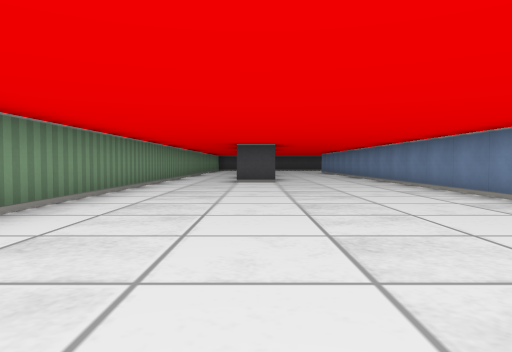
[1] (above)

24 first-person views from a walk through a cub3D ray-caster map. The camera is about half as high as the walls, tilts 2° down and sees 70° across. The floor is counted in squares. Each view is taken from the middle of a square. On the plan, view 1 faces up. The plan holds only what a view shows up to about 9 squares ahead; the rest is blank.

[2]
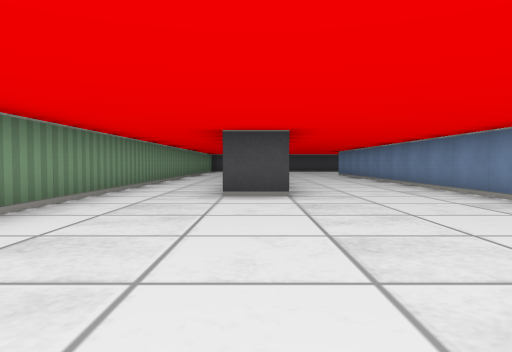

[3]
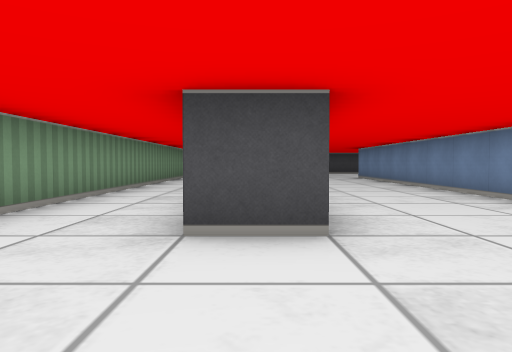

[4]
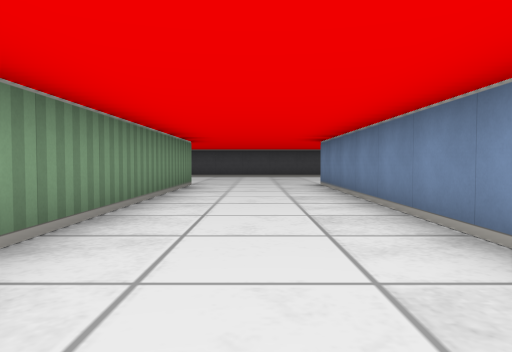

[5]
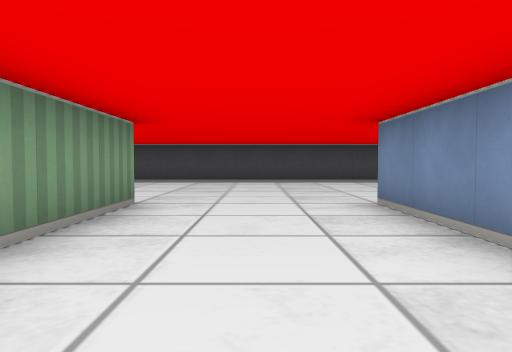

[6]
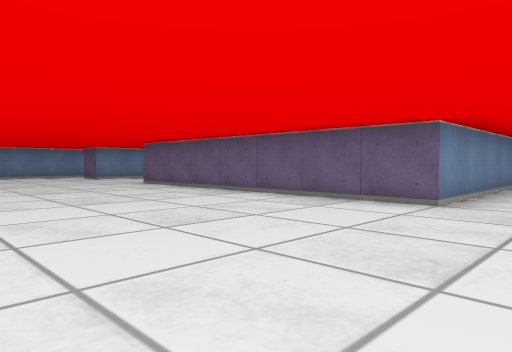

[7]
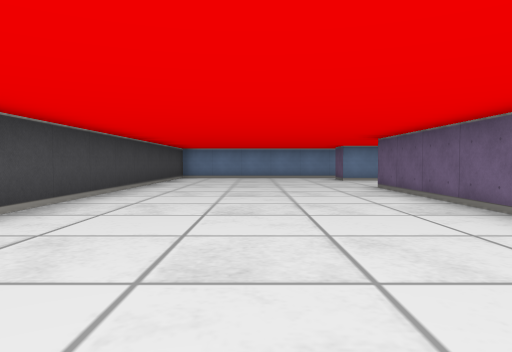

[8]
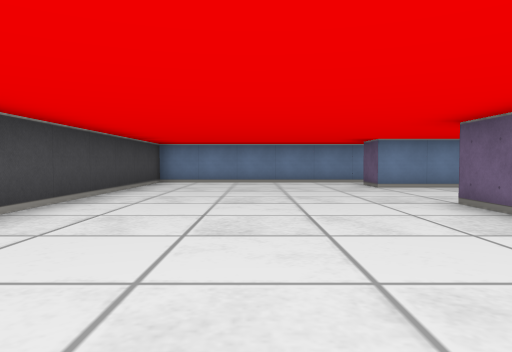

[9]
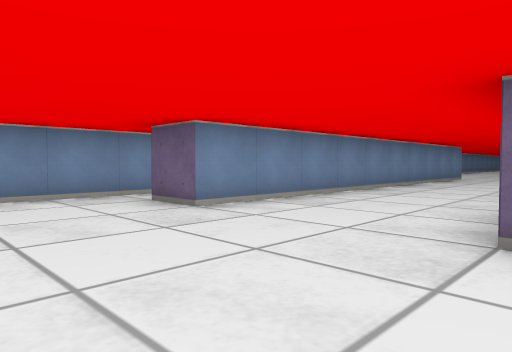

[10]
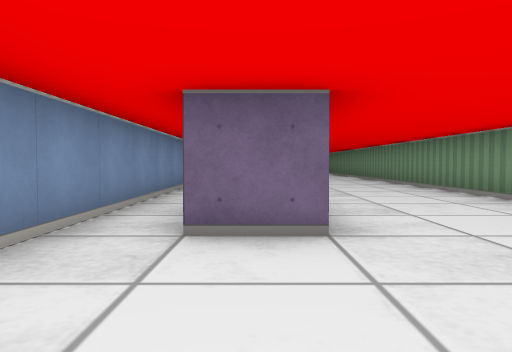

[11]
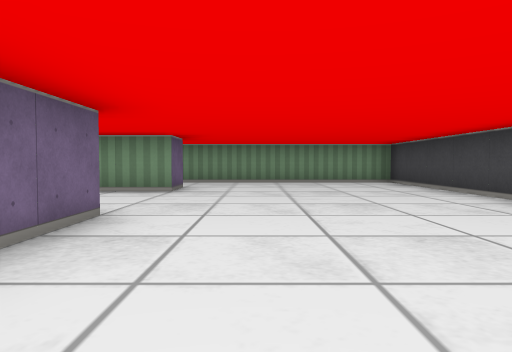

[12]
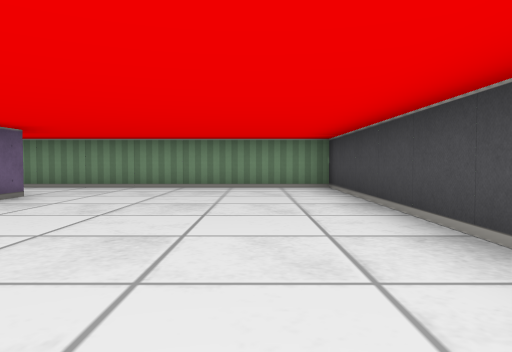

[13]
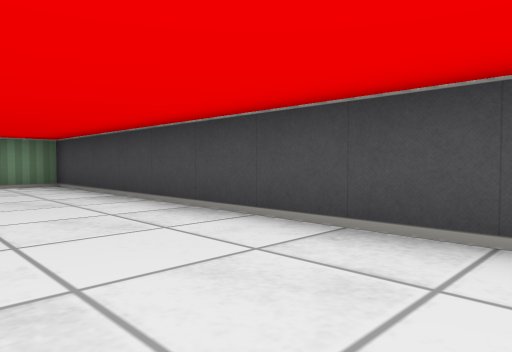

[14]
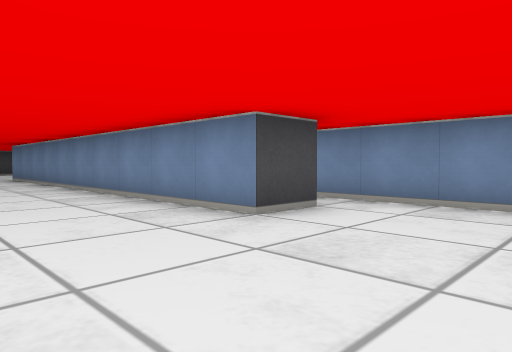

[15]
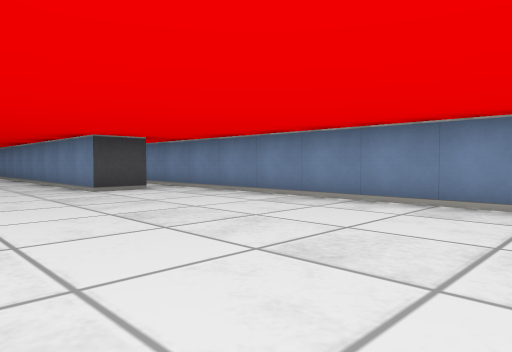

[16]
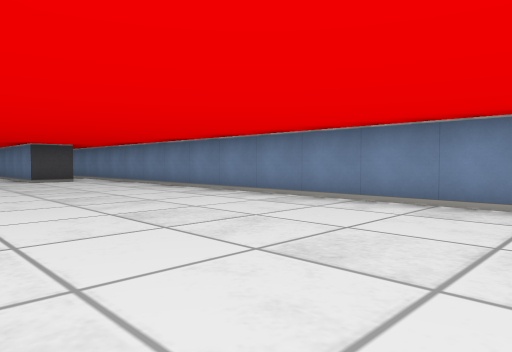

[17]
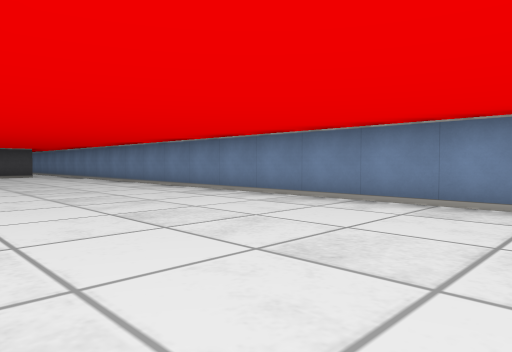

[18]
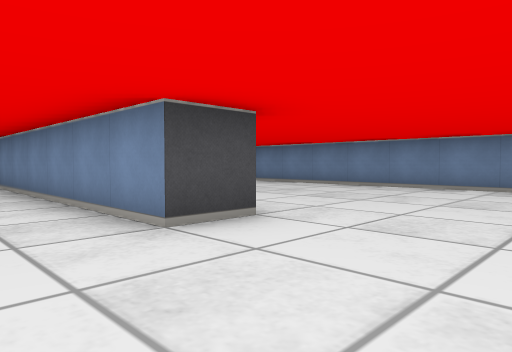

[19]
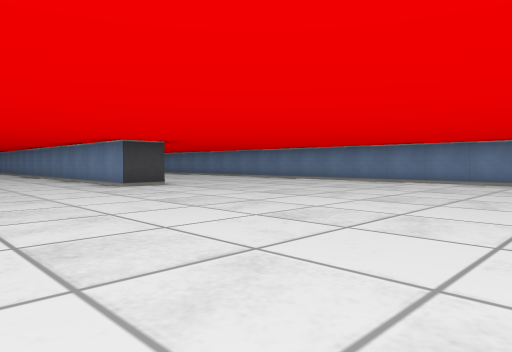

[20]
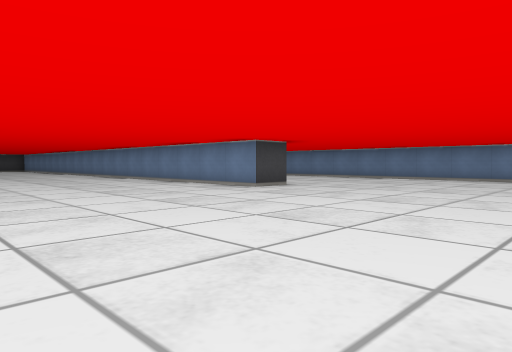

[21]
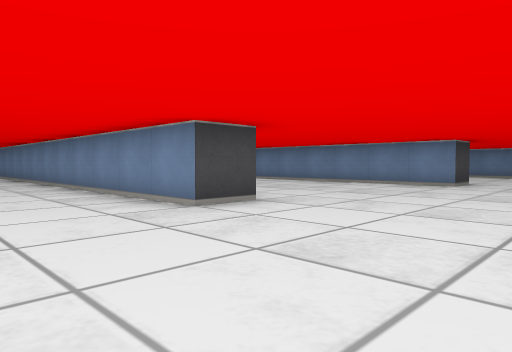

[22]
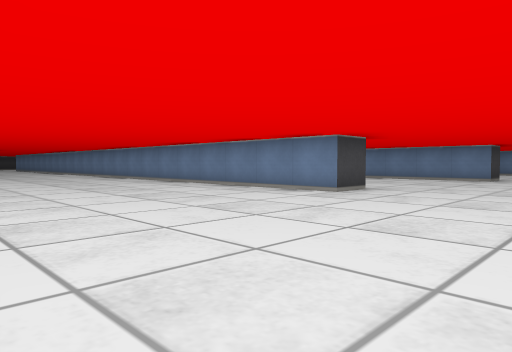

[23]
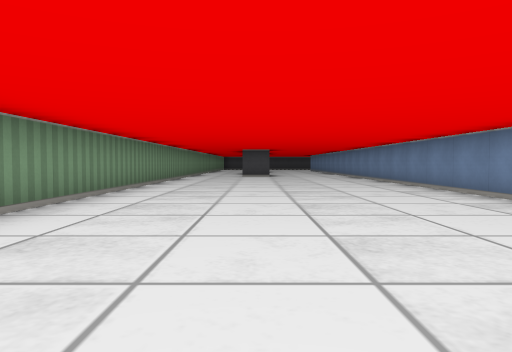

[24]
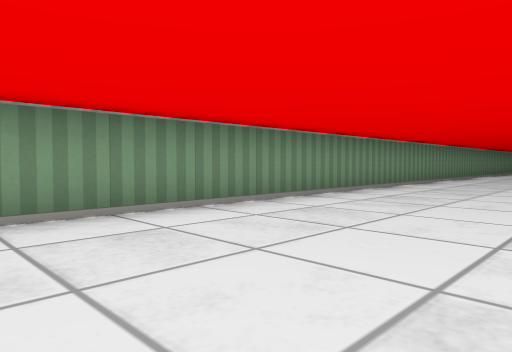

### Floor plan
Points are (right, up) in squares from view 1. A wall is a line through its corners. A room is listed if a view was taken in it or the views show most of it. See-through windows are left out.
Room 1 (views 1, 2, 3, 4, 5, 6, 7, 8, 9, 10, 11, 12, 13, 14, 15, 16, 17, 18, 19, 20, 21, 22, 23, 24)
walls: (0.6, 9.5) (-0.5, 9.5); (4.5, -3.5) (3.5, -3.5) (3.5, 19.5) (10.5, 19.5); (14.6, 9.5) (13.5, 9.5) (13.5, 19.5) (14.5, 19.5); (10.6, -4.5) (9.5, -4.5) (9.5, 1.6); (10.5, 17) (10.5, 13); (15.5, 14.5) (15.5, 21.1); (-2.5, 16) (-2.5, -4.5); (15.5, -5.8) (15.5, 11.2); (-0.5, 19.5) (0.5, 19.5) (0.5, 13.1); (15.5, -10.4) (15.5, -8.8); (15, 24.5) (-2.5, 24.5) (-2.5, 18.1)

Where each view was taken, in squares from view 1:
view 1: 0 up, 0 right, facing up
view 2: 4 up, 0 right, facing up
view 3: 7 up, 0 right, facing up
view 4: 11 up, 2 right, facing up
view 5: 15 up, 2 right, facing up
view 6: 24 up, 2 right, facing down-right
view 7: 22 up, 3 right, facing right
view 8: 22 up, 6 right, facing right
view 9: 22 up, 10 right, facing down-right
view 10: 22 up, 14 right, facing down
view 11: 21 up, 7 right, facing left
view 12: 23 up, 5 right, facing left
view 13: 22 up, 6 right, facing up-left
view 14: 7 up, 11 right, facing up-right
view 15: 3 up, 11 right, facing up-right
view 16: 1 down, 11 right, facing up-right
view 17: 5 down, 11 right, facing up-right
view 18: 7 down, 8 right, facing up-right
view 19: 12 down, 6 right, facing up-right
view 20: 10 down, 4 right, facing up-right
view 21: 7 down, 1 right, facing up-right
view 22: 7 down, 2 left, facing up-right
view 23: 4 down, 0 right, facing up
view 24: 5 down, 1 right, facing up-left
